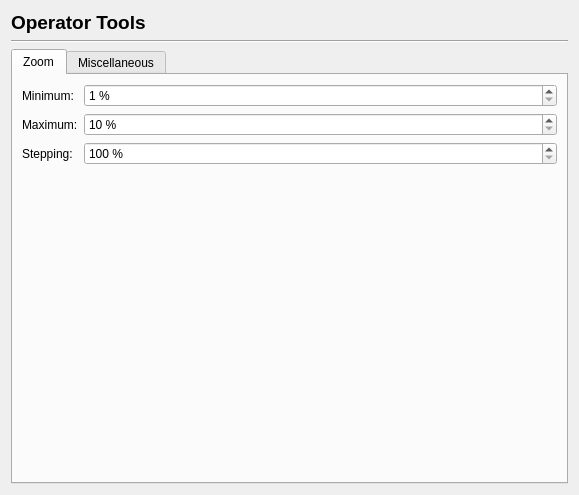
<?xml version="1.0" encoding="UTF-8"?>
<ui version="4.0">
 <class>Prefs_OperatorTools</class>
 <widget class="QWidget" name="Prefs_OperatorTools">
  <property name="geometry">
   <rect>
    <x>0</x>
    <y>0</y>
    <width>579</width>
    <height>495</height>
   </rect>
  </property>
  <property name="windowTitle">
   <string>Form</string>
  </property>
  <layout class="QVBoxLayout" name="verticalLayout">
   <item>
    <widget class="QLabel" name="label">
     <property name="font">
      <font>
       <pointsize>14</pointsize>
       <weight>75</weight>
       <bold>true</bold>
      </font>
     </property>
     <property name="text">
      <string>Operator Tools</string>
     </property>
    </widget>
   </item>
   <item>
    <widget class="Line" name="line">
     <property name="orientation">
      <enum>Qt::Horizontal</enum>
     </property>
    </widget>
   </item>
   <item>
    <widget class="QTabWidget" name="tabWidget">
     <property name="tabPosition">
      <enum>QTabWidget::North</enum>
     </property>
     <property name="tabShape">
      <enum>QTabWidget::Rounded</enum>
     </property>
     <property name="currentIndex">
      <number>0</number>
     </property>
     <property name="elideMode">
      <enum>Qt::ElideRight</enum>
     </property>
     <property name="usesScrollButtons">
      <bool>false</bool>
     </property>
     <widget class="QWidget" name="tab_4">
      <attribute name="title">
       <string>Zoom</string>
      </attribute>
      <layout class="QVBoxLayout" name="verticalLayout_2">
       <item>
        <layout class="QFormLayout" name="formLayout">
         <property name="formAlignment">
          <set>Qt::AlignLeading|Qt::AlignLeft|Qt::AlignTop</set>
         </property>
         <item row="0" column="0">
          <widget class="QLabel" name="label_2">
           <property name="text">
            <string>Minimum:</string>
           </property>
          </widget>
         </item>
         <item row="1" column="0">
          <widget class="QLabel" name="label_3">
           <property name="text">
            <string>Maximum:</string>
           </property>
          </widget>
         </item>
         <item row="2" column="0">
          <widget class="QLabel" name="label_4">
           <property name="text">
            <string>Stepping:</string>
           </property>
          </widget>
         </item>
         <item row="0" column="1">
          <widget class="ScrSpinBox" name="zoomMinimumSpinBox">
           <property name="suffix">
            <string> %</string>
           </property>
           <property name="minimum">
            <number>1</number>
           </property>
           <property name="maximum">
            <number>3200</number>
           </property>
          </widget>
         </item>
         <item row="1" column="1">
          <widget class="QSpinBox" name="zoomMaximumSpinBox">
           <property name="suffix">
            <string> %</string>
           </property>
           <property name="minimum">
            <number>10</number>
           </property>
           <property name="maximum">
            <number>32000</number>
           </property>
          </widget>
         </item>
         <item row="2" column="1">
          <widget class="QSpinBox" name="zoomSteppingSpinBox">
           <property name="suffix">
            <string> %</string>
           </property>
           <property name="minimum">
            <number>100</number>
           </property>
           <property name="maximum">
            <number>500</number>
           </property>
          </widget>
         </item>
        </layout>
       </item>
       <item>
        <spacer name="verticalSpacer">
         <property name="orientation">
          <enum>Qt::Vertical</enum>
         </property>
         <property name="sizeHint" stdset="0">
          <size>
           <width>20</width>
           <height>231</height>
          </size>
         </property>
        </spacer>
       </item>
      </layout>
     </widget>
     <widget class="QWidget" name="tab_5">
      <attribute name="title">
       <string>Miscellaneous</string>
      </attribute>
      <layout class="QVBoxLayout" name="verticalLayout_3">
       <item>
        <widget class="QLabel" name="label_5">
         <property name="font">
          <font>
           <weight>75</weight>
           <bold>true</bold>
          </font>
         </property>
         <property name="text">
          <string>Item Duplicate</string>
         </property>
        </widget>
       </item>
       <item>
        <widget class="Line" name="line_2">
         <property name="orientation">
          <enum>Qt::Horizontal</enum>
         </property>
        </widget>
       </item>
       <item>
        <layout class="QFormLayout" name="formLayout_2">
         <property name="formAlignment">
          <set>Qt::AlignLeading|Qt::AlignLeft|Qt::AlignTop</set>
         </property>
         <item row="0" column="0">
          <widget class="QLabel" name="label_6">
           <property name="text">
            <string>X Displacement:</string>
           </property>
          </widget>
         </item>
         <item row="1" column="0">
          <widget class="QLabel" name="label_7">
           <property name="text">
            <string>Y Displacement:</string>
           </property>
          </widget>
         </item>
         <item row="0" column="1">
          <widget class="ScrSpinBox" name="itemDuplicateXDispSpinBox"/>
         </item>
         <item row="1" column="1">
          <widget class="ScrSpinBox" name="itemDuplicateYDispSpinBox"/>
         </item>
        </layout>
       </item>
       <item>
        <spacer name="verticalSpacer_2">
         <property name="orientation">
          <enum>Qt::Vertical</enum>
         </property>
         <property name="sizeType">
          <enum>QSizePolicy::Fixed</enum>
         </property>
         <property name="sizeHint" stdset="0">
          <size>
           <width>20</width>
           <height>20</height>
          </size>
         </property>
        </spacer>
       </item>
       <item>
        <widget class="QLabel" name="label_8">
         <property name="font">
          <font>
           <weight>75</weight>
           <bold>true</bold>
          </font>
         </property>
         <property name="text">
          <string>Rotation Tool</string>
         </property>
        </widget>
       </item>
       <item>
        <widget class="Line" name="line_3">
         <property name="orientation">
          <enum>Qt::Horizontal</enum>
         </property>
        </widget>
       </item>
       <item>
        <layout class="QFormLayout" name="formLayout_3">
         <property name="formAlignment">
          <set>Qt::AlignLeading|Qt::AlignLeft|Qt::AlignTop</set>
         </property>
         <item row="0" column="0">
          <widget class="QLabel" name="label_9">
           <property name="text">
            <string>Constrain To:</string>
           </property>
          </widget>
         </item>
         <item row="0" column="1">
          <widget class="ScrSpinBox" name="rotationConstraintSpinBox"/>
         </item>
        </layout>
       </item>
       <item>
        <spacer name="verticalSpacer_3">
         <property name="orientation">
          <enum>Qt::Vertical</enum>
         </property>
         <property name="sizeHint" stdset="0">
          <size>
           <width>20</width>
           <height>112</height>
          </size>
         </property>
        </spacer>
       </item>
      </layout>
     </widget>
    </widget>
   </item>
  </layout>
 </widget>
 <customwidgets>
  <customwidget>
   <class>ScrSpinBox</class>
   <extends>QSpinBox</extends>
   <header location="global">ui/scrspinbox.h</header>
  </customwidget>
 </customwidgets>
 <resources/>
 <connections/>
</ui>
